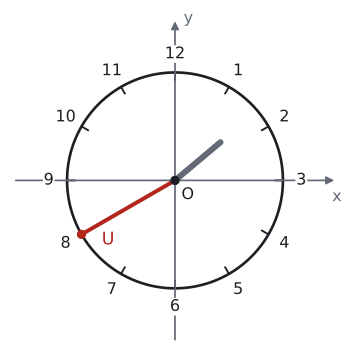

Write Python code to recreate this figure.
import sys; sys.path.insert(0, "tools")
from cizim import *

def P(x, y): return np.array([x, y], float)
def kutup(derece, r=1.0): return P(r * np.cos(np.radians(derece)), r * np.sin(np.radians(derece)))
def cember(ax, x=(-1.45, 1.45), y=(-1.45, 1.45), eksen_adi=True):
    """Orijin merkezli birim çember ve oklu eksenler."""
    ax.set_aspect("equal"); ax.axis("off")
    t = np.linspace(0, 2 * np.pi, 400)
    ax.plot(np.cos(t), np.sin(t), color=YAZI, lw=2, zorder=2)
    ok = dict(arrowstyle="-|>", color=SOLUK, lw=1.3, mutation_scale=12)
    ax.annotate("", xy=(x[1], 0), xytext=(x[0], 0), arrowprops=ok)
    ax.annotate("", xy=(0, y[1]), xytext=(0, y[0]), arrowprops=ok)
    if eksen_adi:
        ax.text(x[1], -0.08, "x", ha="center", va="top", color=SOLUK, fontsize=12)
        ax.text(0.08, y[1], "y", ha="left", va="center", color=SOLUK, fontsize=12)
    ax.set_xlim(x[0] - 0.05, x[1] + 0.12); ax.set_ylim(y[0] - 0.05, y[1] + 0.1)
def dik(ax, K, A, B, s=0.08, renk=SOLUK):
    """K köşesinde KA ile KB arasındaki dik açı işareti."""
    K, A, B = P(*K), P(*A), P(*B)
    u = (A - K) / np.linalg.norm(A - K) * s; v = (B - K) / np.linalg.norm(B - K) * s
    ax.plot(*zip(K + u, K + u + v, K + v), color=renk, lw=1.2)
def yay(ax, a1, a2, r, ad="", renk=MAVI, k=1.55, fs=12):
    """Orijinde a1 dereceden a2 dereceye (saat yönünün tersine) açı yayı."""
    ax.add_patch(patches.Arc((0, 0), 2 * r, 2 * r, theta1=a1, theta2=a2, color=renk, lw=1.6))
    if ad:
        m = np.radians((a1 + a2) / 2)
        ax.text(k * r * np.cos(m), k * r * np.sin(m), ad, ha="center", va="center", color=renk, fontsize=fs)
def nok(ax, xy, renk=YAZI, ms=6): ax.plot(*xy, "o", color=renk, markersize=ms, zorder=5)
def yaz(ax, xy, metin, renk=YAZI, fs=13, **k): ax.text(xy[0], xy[1], metin, color=renk, fontsize=fs, **k)
def kontrol(ad, K): print(ad, np.round(K, 4), "x²+y² =", round(float(K @ K), 6))

# Alıştırma 9: saat 13.40; yelkovan 8'i gösterir. 3 → 0°, her rakam 30°: 8 → 90° − 8·30° = −150° (210°).
# Akrep: 1 + 40/60 saat → 12'den 50° saat yönünde → 40°.
fig, ax = sekil(4.6, 4.6); cember(ax, x=(-1.5, 1.5), y=(-1.5, 1.5))
for n in range(1, 13):
    a = 90 - 30 * n; Z = kutup(a, 1.17)
    ax.text(*Z, str(n), ha="center", va="center", fontsize=12, color=YAZI, bbox=dict(facecolor="white", edgecolor="none", pad=0.6), zorder=4)
    ax.plot(*zip(kutup(a, 0.93), kutup(a, 1.0)), color=YAZI, lw=1.4)
U = kutup(90 - 30 * 8); H = kutup(90 - 50, 0.55); kontrol("U", U)
ax.plot(*zip(P(0, 0), U), color=KIRMIZI, lw=3, zorder=3); ax.plot(*zip(P(0, 0), H), color=SOLUK, lw=4.5, zorder=3, solid_capstyle="round")
nok(ax, P(0, 0)); nok(ax, U, KIRMIZI); yaz(ax, P(-0.62, -0.47), "U", KIRMIZI, ha="center", va="top")
yaz(ax, P(0.06, -0.06), "O", ha="left", va="top", fs=12)
kaydet(fig, __file__)
